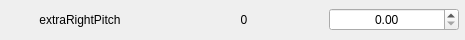
                      <widget class="QFrame" name="frame_69">
                       <property name="minimumSize">
                        <size>
                         <width>465</width>
                         <height>40</height>
                        </size>
                       </property>
                       <property name="maximumSize">
                        <size>
                         <width>465</width>
                         <height>40</height>
                        </size>
                       </property>
                       <property name="frameShape">
                        <enum>QFrame::NoFrame</enum>
                       </property>
                       <property name="frameShadow">
                        <enum>QFrame::Sunken</enum>
                       </property>
                       <layout class="QHBoxLayout" name="horizontalLayout_71">
                        <property name="spacing">
                         <number>5</number>
                        </property>
                        <property name="leftMargin">
                         <number>0</number>
                        </property>
                        <property name="topMargin">
                         <number>0</number>
                        </property>
                        <property name="rightMargin">
                         <number>5</number>
                        </property>
                        <property name="bottomMargin">
                         <number>0</number>
                        </property>
                        <item>
                         <widget class="QLabel" name="label_141">
                          <property name="minimumSize">
                           <size>
                            <width>158</width>
                            <height>0</height>
                           </size>
                          </property>
                          <property name="maximumSize">
                           <size>
                            <width>158</width>
                            <height>16777215</height>
                           </size>
                          </property>
                          <property name="text">
                           <string>extraRightPitch</string>
                          </property>
                          <property name="alignment">
                           <set>Qt::AlignCenter</set>
                          </property>
                         </widget>
                        </item>
                        <item>
                         <widget class="QLabel" name="label_142">
                          <property name="minimumSize">
                           <size>
                            <width>158</width>
                            <height>0</height>
                           </size>
                          </property>
                          <property name="maximumSize">
                           <size>
                            <width>158</width>
                            <height>16777215</height>
                           </size>
                          </property>
                          <property name="text">
                           <string>0</string>
                          </property>
                          <property name="alignment">
                           <set>Qt::AlignCenter</set>
                          </property>
                         </widget>
                        </item>
                        <item>
                         <widget class="QDoubleSpinBox" name="doubleSpinBox_68">
                          <property name="minimumSize">
                           <size>
                            <width>130</width>
                            <height>0</height>
                           </size>
                          </property>
                          <property name="maximumSize">
                           <size>
                            <width>130</width>
                            <height>16777215</height>
                           </size>
                          </property>
                          <property name="styleSheet">
                           <string notr="true"/>
                          </property>
                          <property name="alignment">
                           <set>Qt::AlignCenter</set>
                          </property>
                         </widget>
                        </item>
                       </layout>
                      </widget>
